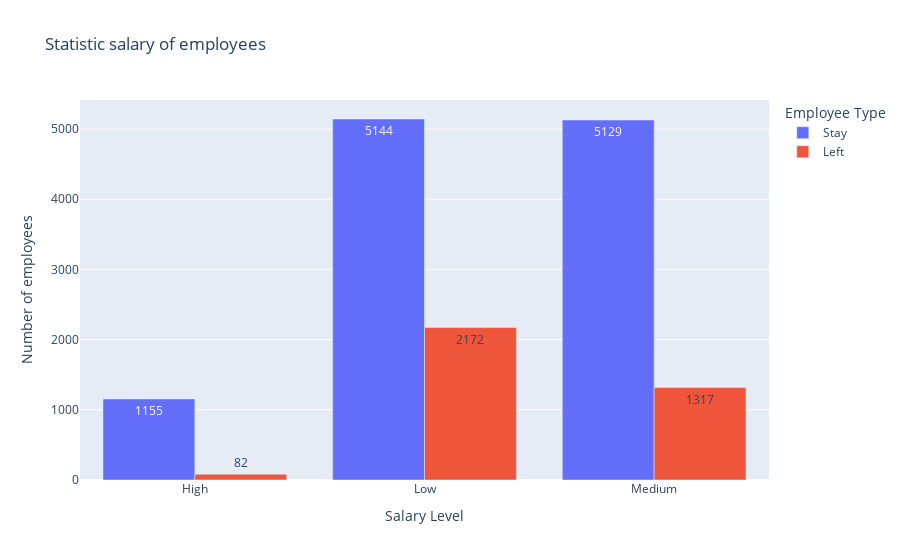

The notebook cell saved with this chart:
### Code cell
# draw bar chart
salary_level = ['High', 'Low', 'Medium']
fig = go.Figure(data=[
    go.Bar(name='Stay', x=salary_level, y=df_salary[0], text=df_salary[0], textposition='auto'),
    go.Bar(name='Left', x=salary_level, y=df_salary[1], text=df_salary[1], textposition='auto'),
])
fig.update_layout(barmode='group',
                title="Statistic salary of employees",
                xaxis_title="Salary Level",
                yaxis_title="Number of employees",
                legend_title="Employee Type")
fig.show()

### Figure 1 — Plotly figure (JSON) as saved in the notebook; plotly's stock layout.template omitted (floating-point values rounded to 4 significant figures)
{"data": [{"name": "Stay", "text": [1155, 5144, 5129], "textposition": "auto", "type": "bar", "x": ["High", "Low", "Medium"], "y": [1155, 5144, 5129]}, {"name": "Left", "text": [82, 2172, 1317], "textposition": "auto", "type": "bar", "x": ["High", "Low", "Medium"], "y": [82, 2172, 1317]}], "layout": {"barmode": "group", "legend": {"title": {"text": "Employee Type"}}, "title": {"text": "Statistic salary of employees"}, "xaxis": {"title": {"text": "Salary Level"}}, "yaxis": {"title": {"text": "Number of employees"}}}}
